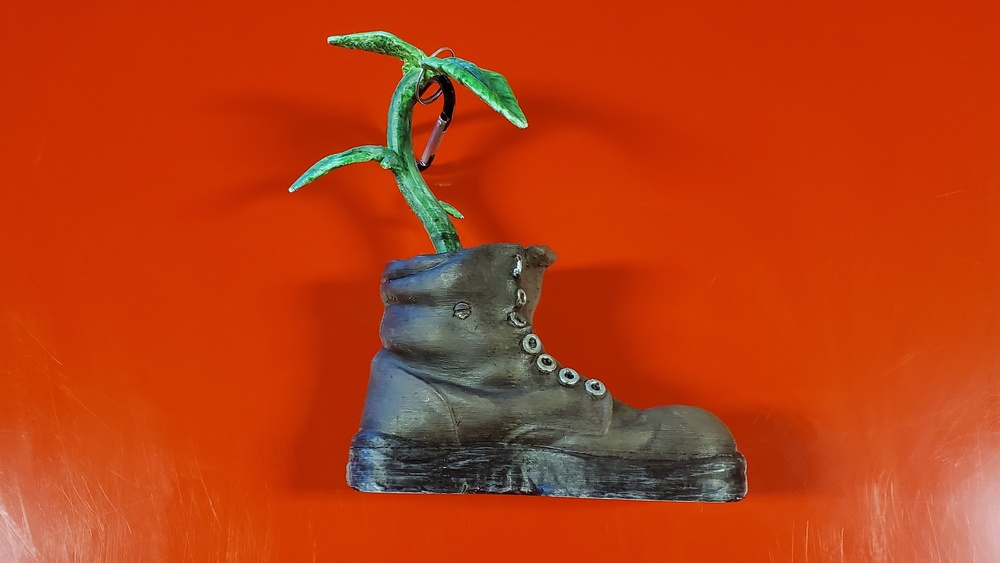
#> input picture ROB-134/images/boot.jpg, 1000 x 563 px, shrunk from 3674 x 2067 before the run, given in place of the camera
$ python 'color contours with center.py'
#> lines starting #> are read from the running program, lines starting #| are printed output that depends on the picture; after the words box and inside, x2 and y2 are one past the last pixel; in counts of white or black regions, pixels touching at a corner belong together
import cv2
import numpy as np

def nothing(x):
    pass

cv2.namedWindow('Trackbars')
cv2.createTrackbar('hueLower', 'Trackbars', 50, 255, nothing)
cv2.createTrackbar('hueUpper', 'Trackbars', 100, 255, nothing)
cv2.createTrackbar('satLow', 'Trackbars', 100, 255, nothing)
cv2.createTrackbar('satHigh', 'Trackbars', 255, 255, nothing)
cv2.createTrackbar('valLow', 'Trackbars', 100, 255, nothing)
cv2.createTrackbar('valHigh', 'Trackbars', 255, 255, nothing)

cap = cv2.VideoCapture(0)

while True:
    ret, frame = cap.read()
#> frame is the input picture: shape (563, 1000, 3); mean B, G, R 19.1, 60.9, 186
    hsv = cv2.cvtColor(frame, cv2.COLOR_BGR2HSV)
#> hsv: shape (563, 1000, 3); mean H, S, V 14.3, 219.6, 188.2

    # Get HSV value range from the trackbars
    hueLow = cv2.getTrackbarPos('hueLower', 'Trackbars')
    hueUp = cv2.getTrackbarPos('hueUpper', 'Trackbars')
    Ls = cv2.getTrackbarPos('satLow', 'Trackbars')
    Us = cv2.getTrackbarPos('satHigh', 'Trackbars')
    Lv = cv2.getTrackbarPos('valLow', 'Trackbars')
    Uv = cv2.getTrackbarPos('valHigh', 'Trackbars')

    lower_bound = np.array([hueLow, Ls, Lv])
    upper_bound = np.array([hueUp, Us, Uv])

    mask = cv2.inRange(hsv, lower_bound, upper_bound)
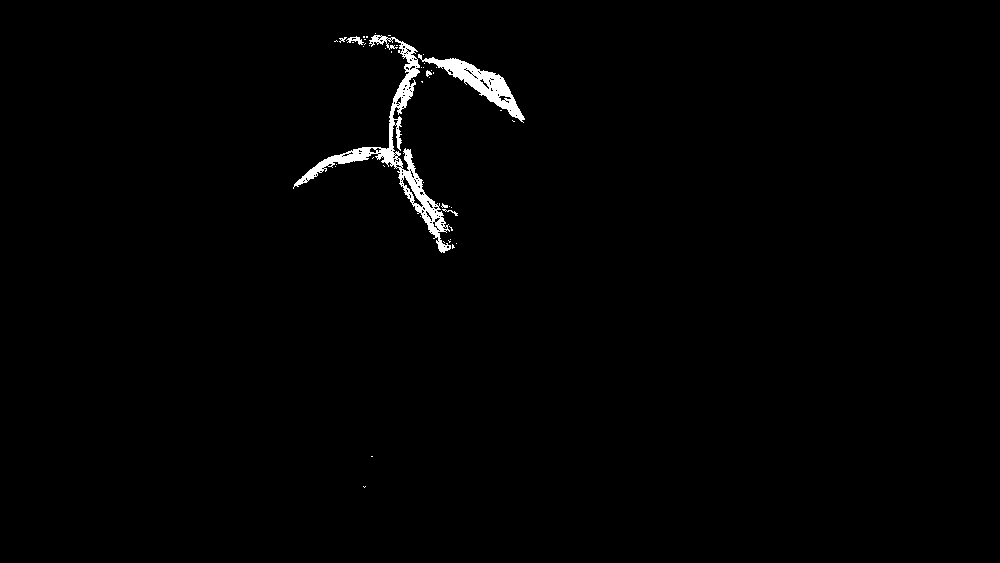
#> mask: shape (563, 1000); 1% white; 47 white regions (40 under 20 px)

    # Find contours
    (contours, _) = cv2.findContours(mask, cv2.RETR_EXTERNAL, cv2.CHAIN_APPROX_SIMPLE)
#> contours = 47 contours, 44 with area under 20; largest, box (x1, y1, x2, y2) and area: (293, 35, 451, 253) 3642, (418, 54, 525, 123) 1734, (346, 36, 364, 45) 50

    if contours:
        # Filter out small contours (noise)
        filtered_contours = [c for c in contours if cv2.contourArea(c) > 10]
#> filtered_contours = 6 contours, 3 with area under 20; largest, box (x1, y1, x2, y2) and area: (293, 35, 451, 253) 3642, (418, 54, 525, 123) 1734, (346, 36, 364, 45) 50

        if filtered_contours:
            # Find the largest contour
            largest_contour = max(filtered_contours, key=cv2.contourArea)
#> largest_contour = contour of 755 points, box (x1, y1, x2, y2) (293, 35, 451, 253), area 3642

            # Calculate the moments of the largest contour
            M = cv2.moments(largest_contour)
#> M = moments, m00 3641.5, centre m10/m00, m01/m00 = (396, 151.9)

            if M["m00"] != 0:
                cx = int(M["m10"] / M["m00"])
#> cx = 395
                cy = int(M["m01"] / M["m00"])
#> cy = 151
                # (cx, cy) are the coordinates of the center of the object

                # Draw the largest contour
                cv2.drawContours(frame, [largest_contour], -1, (0, 255, 0), 2)
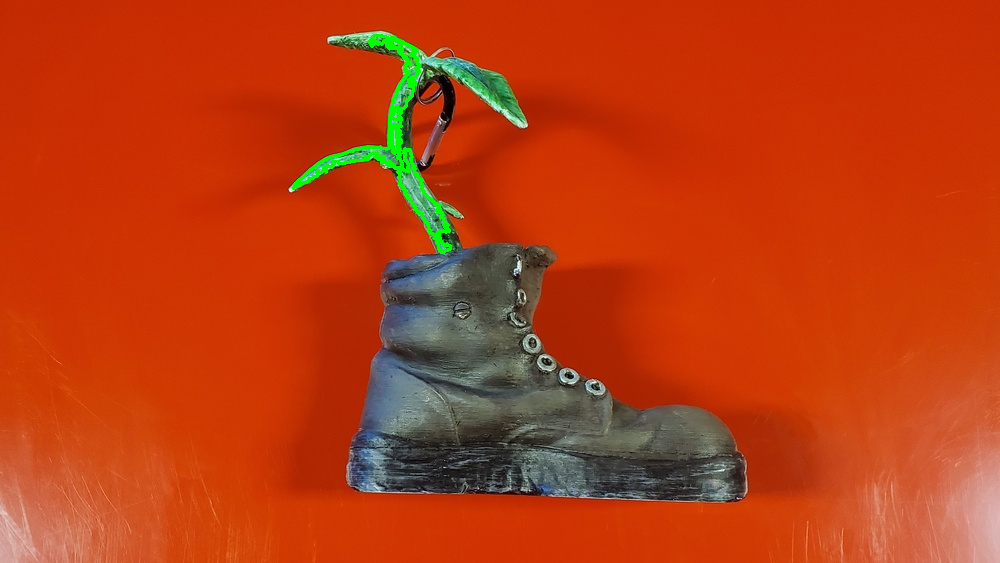
#> frame: shape (563, 1000, 3); 0.65% of pixels changed, all inside (x1, y1, x2, y2) = (292, 34, 452, 254)

                # Draw a red circle at the center
                cv2.circle(frame, (cx, cy), 5, (0, 0, 255), -1)
#> frame: shape (563, 1000, 3); 0.01% of pixels changed, all inside (x1, y1, x2, y2) = (390, 146, 401, 157)

    cv2.imshow('Frame', frame)
    cv2.imshow('Mask', mask)

    if cv2.waitKey(1) == ord('q'):
#> (key q is pressed here)
        break

cap.release()
cv2.destroyAllWindows()
